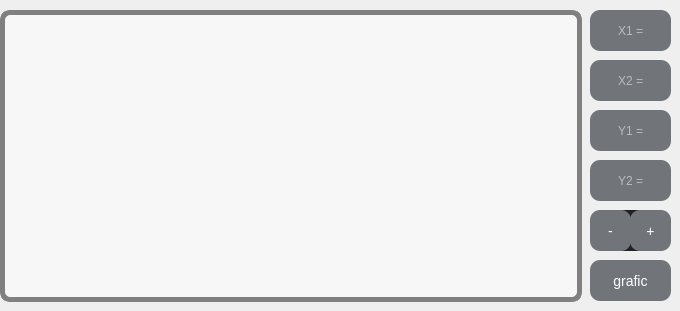
    <widget class="QWidget" name="tab_2">
     <attribute name="title">
      <string>График</string>
     </attribute>
     <widget class="QCustomPlot" name="widget" native="true">
      <property name="geometry">
       <rect>
        <x>2</x>
        <y>14</y>
        <width>578</width>
        <height>284</height>
       </rect>
      </property>
      <property name="font">
       <font>
        <pointsize>14</pointsize>
       </font>
      </property>
      <property name="styleSheet">
       <string notr="true">QCustomPlot  {
    border-color: rgb(61, 64, 67);
    border-radius: 10px; /* Задаем радиус скругления углов для создания круглой формы */
}QCustomPlot  {
	border: 5px solid gray;
}</string>
      </property>
     </widget>
     <widget class="QLineEdit" name="result_x1">
      <property name="enabled">
       <bool>true</bool>
      </property>
      <property name="geometry">
       <rect>
        <x>590</x>
        <y>10</y>
        <width>81</width>
        <height>41</height>
       </rect>
      </property>
      <property name="font">
       <font>
        <pointsize>-1</pointsize>
       </font>
      </property>
      <property name="styleSheet">
       <string notr="true">QLineEdit {
    border-radius: 10px; /* Задаем радиус скругления углов для создания круглой формы */
    background-color: rgb(113, 117, 122); /* Устанавливаем цвет фона кнопки */
    color: white; /* Устанавливаем цвет текста на кнопке */
    padding: 2px 2px; /* Устанавливаем отступы вокруг текста на кнопке */
	font-size: 12px; /* Устанавливаем размер шрифта на кнопке */
}QLineEdit {
	border: 0px solid gray;
}

QLineEdit:pressed {
	background-color: qlineargradient(x1: 0, y1: 0, x2: 0, y2: 1,
									stop: 0 #5b5c5e, stop: 1 #5b5c5e);
}</string>
      </property>
      <property name="text">
       <string/>
      </property>
      <property name="maxLength">
       <number>32767</number>
      </property>
      <property name="alignment">
       <set>Qt::AlignCenter</set>
      </property>
      <property name="placeholderText">
       <string>X1 =</string>
      </property>
     </widget>
     <widget class="QLineEdit" name="result_y2">
      <property name="enabled">
       <bool>true</bool>
      </property>
      <property name="geometry">
       <rect>
        <x>590</x>
        <y>160</y>
        <width>81</width>
        <height>41</height>
       </rect>
      </property>
      <property name="font">
       <font>
        <pointsize>-1</pointsize>
       </font>
      </property>
      <property name="styleSheet">
       <string notr="true">QLineEdit {
    border-radius: 10px; /* Задаем радиус скругления углов для создания круглой формы */
    background-color: rgb(113, 117, 122); /* Устанавливаем цвет фона кнопки */
    color: white; /* Устанавливаем цвет текста на кнопке */
    padding: 2px 2px; /* Устанавливаем отступы вокруг текста на кнопке */
	font-size: 12px; /* Устанавливаем размер шрифта на кнопке */
}QLineEdit {
	border: 0px solid gray;
}

QLineEdit:pressed {
	background-color: qlineargradient(x1: 0, y1: 0, x2: 0, y2: 1,
									stop: 0 #5b5c5e, stop: 1 #5b5c5e);
}</string>
      </property>
      <property name="text">
       <string/>
      </property>
      <property name="maxLength">
       <number>32767</number>
      </property>
      <property name="alignment">
       <set>Qt::AlignCenter</set>
      </property>
      <property name="placeholderText">
       <string>Y2 =</string>
      </property>
     </widget>
     <widget class="QLabel" name="label">
      <property name="geometry">
       <rect>
        <x>610</x>
        <y>210</y>
        <width>41</width>
        <height>41</height>
       </rect>
      </property>
      <property name="styleSheet">
       <string notr="true">QLabel {
	background-color: rgb(32, 33, 36); /* Устанавливаем цвет фона кнопки */
}</string>
      </property>
      <property name="text">
       <string/>
      </property>
     </widget>
     <widget class="QPushButton" name="pushButton_zoom_left">
      <property name="geometry">
       <rect>
        <x>590</x>
        <y>210</y>
        <width>41</width>
        <height>41</height>
       </rect>
      </property>
      <property name="styleSheet">
       <string notr="true">QPushButton {
    border-radius: 10px; /* Задаем радиус скругления углов для создания круглой формы */
    background-color: rgb(113, 117, 122); /* Устанавливаем цвет фона кнопки */
    color: white; /* Устанавливаем цвет текста на кнопке */
    padding: 2px 2px; /* Устанавливаем отступы вокруг текста на кнопке */
	font-size: 14px; /* Устанавливаем размер шрифта на кнопке */
}QPushButton {
	border: 0px solid gray;
}

QPushButton:pressed {
	background-color: qlineargradient(x1: 0, y1: 0, x2: 0, y2: 1,
									stop: 0 #5b5c5e, stop: 1 #5b5c5e);
}</string>
      </property>
      <property name="text">
       <string>-</string>
      </property>
     </widget>
     <widget class="QLineEdit" name="result_y1">
      <property name="enabled">
       <bool>true</bool>
      </property>
      <property name="geometry">
       <rect>
        <x>590</x>
        <y>110</y>
        <width>81</width>
        <height>41</height>
       </rect>
      </property>
      <property name="font">
       <font>
        <pointsize>-1</pointsize>
       </font>
      </property>
      <property name="styleSheet">
       <string notr="true">QLineEdit {
    border-radius: 10px; /* Задаем радиус скругления углов для создания круглой формы */
    background-color: rgb(113, 117, 122); /* Устанавливаем цвет фона кнопки */
    color: white; /* Устанавливаем цвет текста на кнопке */
    padding: 2px 2px; /* Устанавливаем отступы вокруг текста на кнопке */
	font-size: 12px; /* Устанавливаем размер шрифта на кнопке */
}QLineEdit {
	border: 0px solid gray;
}

QLineEdit:pressed {
	background-color: qlineargradient(x1: 0, y1: 0, x2: 0, y2: 1,
									stop: 0 #5b5c5e, stop: 1 #5b5c5e);
}</string>
      </property>
      <property name="text">
       <string/>
      </property>
      <property name="maxLength">
       <number>32767</number>
      </property>
      <property name="alignment">
       <set>Qt::AlignCenter</set>
      </property>
      <property name="placeholderText">
       <string>Y1 =</string>
      </property>
     </widget>
     <widget class="QLineEdit" name="result_x2">
      <property name="enabled">
       <bool>true</bool>
      </property>
      <property name="geometry">
       <rect>
        <x>590</x>
        <y>60</y>
        <width>81</width>
        <height>41</height>
       </rect>
      </property>
      <property name="font">
       <font>
        <pointsize>-1</pointsize>
       </font>
      </property>
      <property name="styleSheet">
       <string notr="true">QLineEdit {
    border-radius: 10px; /* Задаем радиус скругления углов для создания круглой формы */
    background-color: rgb(113, 117, 122); /* Устанавливаем цвет фона кнопки */
    color: white; /* Устанавливаем цвет текста на кнопке */
    padding: 2px 2px; /* Устанавливаем отступы вокруг текста на кнопке */
	font-size: 12px; /* Устанавливаем размер шрифта на кнопке */
}QLineEdit {
	border: 0px solid gray;
}

QLineEdit:pressed {
	background-color: qlineargradient(x1: 0, y1: 0, x2: 0, y2: 1,
									stop: 0 #5b5c5e, stop: 1 #5b5c5e);
}</string>
      </property>
      <property name="text">
       <string/>
      </property>
      <property name="maxLength">
       <number>32767</number>
      </property>
      <property name="alignment">
       <set>Qt::AlignCenter</set>
      </property>
      <property name="placeholderText">
       <string>X2 =</string>
      </property>
     </widget>
     <widget class="QPushButton" name="pushButton_grafic_2">
      <property name="geometry">
       <rect>
        <x>590</x>
        <y>260</y>
        <width>81</width>
        <height>41</height>
       </rect>
      </property>
      <property name="font">
       <font>
        <pointsize>-1</pointsize>
       </font>
      </property>
      <property name="styleSheet">
       <string notr="true">QPushButton {
    border-radius: 10px; /* Задаем радиус скругления углов для создания круглой формы */
    background-color: rgb(113, 117, 122); /* Устанавливаем цвет фона кнопки */
    color: white; /* Устанавливаем цвет текста на кнопке */
    padding: 2px 2px; /* Устанавливаем отступы вокруг текста на кнопке */
	font-size: 14px; /* Устанавливаем размер шрифта на кнопке */
}QPushButton {
	border: 0px solid gray;
}

QPushButton:pressed {
	background-color: qlineargradient(x1: 0, y1: 0, x2: 0, y2: 1,
									stop: 0 #5b5c5e, stop: 1 #5b5c5e);
}</string>
      </property>
      <property name="text">
       <string>grafic</string>
      </property>
     </widget>
     <widget class="QPushButton" name="pushButton_zoom_right">
      <property name="geometry">
       <rect>
        <x>630</x>
        <y>210</y>
        <width>41</width>
        <height>41</height>
       </rect>
      </property>
      <property name="styleSheet">
       <string notr="true">QPushButton {
    border-radius: 10px; /* Задаем радиус скругления углов для создания круглой формы */
    background-color: rgb(113, 117, 122); /* Устанавливаем цвет фона кнопки */
    color: white; /* Устанавливаем цвет текста на кнопке */
    padding: 2px 2px; /* Устанавливаем отступы вокруг текста на кнопке */
	font-size: 14px; /* Устанавливаем размер шрифта на кнопке */
}QPushButton {
	border: 0px solid gray;
}

QPushButton:pressed {
	background-color: qlineargradient(x1: 0, y1: 0, x2: 0, y2: 1,
									stop: 0 #5b5c5e, stop: 1 #5b5c5e);
}</string>
      </property>
      <property name="text">
       <string>+</string>
      </property>
     </widget>
     <widget class="QLabel" name="label_3">
      <property name="geometry">
       <rect>
        <x>0</x>
        <y>10</y>
        <width>582</width>
        <height>292</height>
       </rect>
      </property>
      <property name="styleSheet">
       <string notr="true">QLabel  {
    border-color: rgb(61, 64, 67);
    border-radius: 10px; /* Задаем радиус скругления углов для создания круглой формы */
    background-color: rgba(255, 255, 255, 128);
}QLabel  {
	border: 5px solid gray;
}</string>
      </property>
      <property name="text">
       <string/>
      </property>
     </widget>
    </widget>
